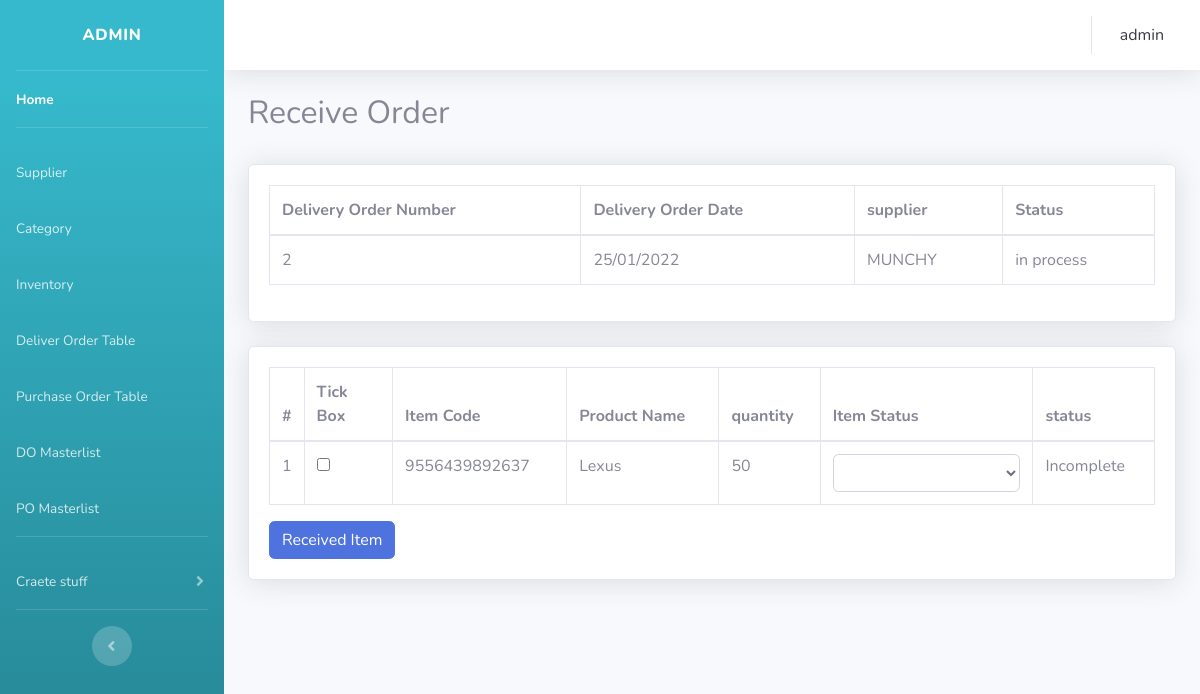
The app's page /tools/delivery_order_view.php?ID=2 (signed in) with its own data.
### tables this page shows
CREATE TABLE `delivery_order` (
  `ID` int(11) NOT NULL,
  `supplier` varchar(30) NOT NULL,
  `do_date` date NOT NULL,
  `recieved_date` date DEFAULT NULL,
  `status` varchar(20) NOT NULL
);

CREATE TABLE `delivery_order_detail` (
  `ID` int(30) NOT NULL,
  `DO_ID` int(30) NOT NULL,
  `barcode` varchar(50) NOT NULL,
  `product` varchar(30) NOT NULL,
  `quantity` int(30) NOT NULL,
  `item_status` int(20) NOT NULL
);

### tools/delivery_order_view.php (the view, shortened to what this page needs)
<?php
    include 'bar.php';
?>
<html>
<head>
</head>
<body>
    <div class="container-fluid">
      <h2>Receive Order</h2><br>
        <div class="card shadow mb-4">
            <div class="card-body">
                <div class="table-responsive">
                    <table class="table table-bordered">
                        <thead>
                            <tr>
                                <th>
                                Delivery Order Number
                                </th>
                                <th>
                                Delivery Order Date
                                </th>
                                <th>
                                supplier
                                </th>
                                <th>
                                Status
                                </th>
                            </tr>
                        </thead>
                        <tbody>
                            <?php
                            include '../engine/connect.php';
                            if(isset($_GET['ID'])){
                                $ID = $_GET['ID'];
                                $sql = "SELECT * FROM delivery_order WHERE ID=".$ID;
                                $result = $conn->query($sql);
                                while($row = $result->fetch_assoc()){
                                    $ID          = $row['ID'];
                                    $do_date     = date("d/m/Y",strtotime($row["do_date"]));
                                    $supplier    = $row['supplier'];
                                      if ($row["status"] == 1) {
                                            $shake = "in process";
                                            }
                                        elseif ($row["status"] == 2) {
                                            $shake = "Completed";
                                        }
                                }
                                    echo"
                                    <tr>
                                    <td>".$ID."</td>
                                    <td>".$do_date."</td>
                                    <td>".$supplier."</td>
                                    <td>".$shake."</td>
                                    </tr>";
                            }
                            echo"</table>";
                            ?>
                </div>
            </div>
        </div>
    </div>
    <div class="container-fluid">
     <div class="card shadow mb-4">
      <div class="card-body">
       <div class="table-responsive">
            <?php
            $i =1;
            include '../engine/connect.php';
            if(isset($_GET['ID'])){
                $ID =(int) $_GET['ID'];
                $sql = "SELECT * FROM delivery_order INNER JOIN delivery_order_detail
                        ON delivery_order_detail.DO_ID = delivery_order.ID
                        WHERE delivery_order_detail.DO_ID=".$ID;
                echo"
                <table class='table table-bordered'>
        <form action='../engine/delivery_order_receive.php?ID=".$ID."' method='POST'>
         <thead>
          <tr>
           <th width = 1%>
            #
           </th>
           <th width=10%>
           Tick Box
           </th>
           <th>
           Item Code
           </th>
           <th>
           Product Name
           </th>
           <th>
           quantity
           </th>
           <th>
           Item Status
           </th>
           <th>
            status
           </th>
          </tr>
         </thead>
         <tbody>
                ";
                $result = $conn->query($sql);
                while($row = $result->fetch_assoc()){
                    $barcode     = $row['barcode'];
                    $product     = $row['product'];
                    $quantity    = $row['quantity'];
                    for ($k=1; $k <2 ; $k++) {
                        if ($row["item_status"] >= $k) {
                            $shake_your_didi = "Complete";
                        }
                        else {
                            $shake_your_didi = "Incomplete";
                        }
                    }
                     if ($row["item_status"] == 0) {
                         $sout = "Pending";
                         }
                     elseif ($row["item_status"] == 1) {
                         $sout = "Good";
                        }
                    elseif ($row["item_status"] == 2) {
                        $sout = "Damaged";
                    }
                    elseif ($row["item_status"] == 3) {
                        $sout = "Missing";
                    }
                    if ($row["item_status"] == 0) {
                    $shake1 ="<td><input type='checkbox'  name='received[]' value='".$barcode."'/>";
                }
                else {
                    $shake1 ="<td><input type='checkbox'  name='received[]' value='".$barcode."' disabled/>";
                }
                for ($m=1; $m <2 ; $m++) {
                    if ($row["item_status"] >= $m) {
                       $sout= "<td disabled><select class='form-control' name='item_status[]' disabled>
                                <option>".$sout."</option>
                                <option value='1'>Good</option>
                                <option value='2'>Damaged</option>
                                <option value='3'>Missing</option>
                                <option value='4'>Wrong Amount</option>
                                </select></td>";
                    }
                    else {
                        $sout="<td><select class='form-control' name='item_status[]'>
                                <option> </option>
                                <option value='1'>Good</option>
                                <option value='2'>Damaged</option>
                                <option value='3'>Missing</option>
                                <option value='4'>Wrong Amount</option>
                                </select></td>";
                    }
                }
                echo "
                <tr>
                <td>    ".$i++."            </td>
                        ".$shake1."
                <td>    ".$barcode."        </td>
                <td>    ".$product."        </td>
                <td>    ".$quantity."       </td>
                        ".$sout."
                <td>    ".$shake_your_didi."</td>";
                }
                echo "</table>";
            }
            ?>
               <button type="submit" class="btn btn-primary" name="received_btn">Received Item</button>
       </div>
      </div>
     </div>
    </div>
</body>
</html>

### records on screen
delivery_order: ID "2", do_date "25/01/2022", supplier "MUNCHY", status "in process", delivery_order_detail.barcode "9556439892637", delivery_order_detail.product "Lexus", delivery_order_detail.quantity "50", delivery_order_detail.item_status "Incomplete"

### other values on screen
$_SESSION["username"] "admin"
